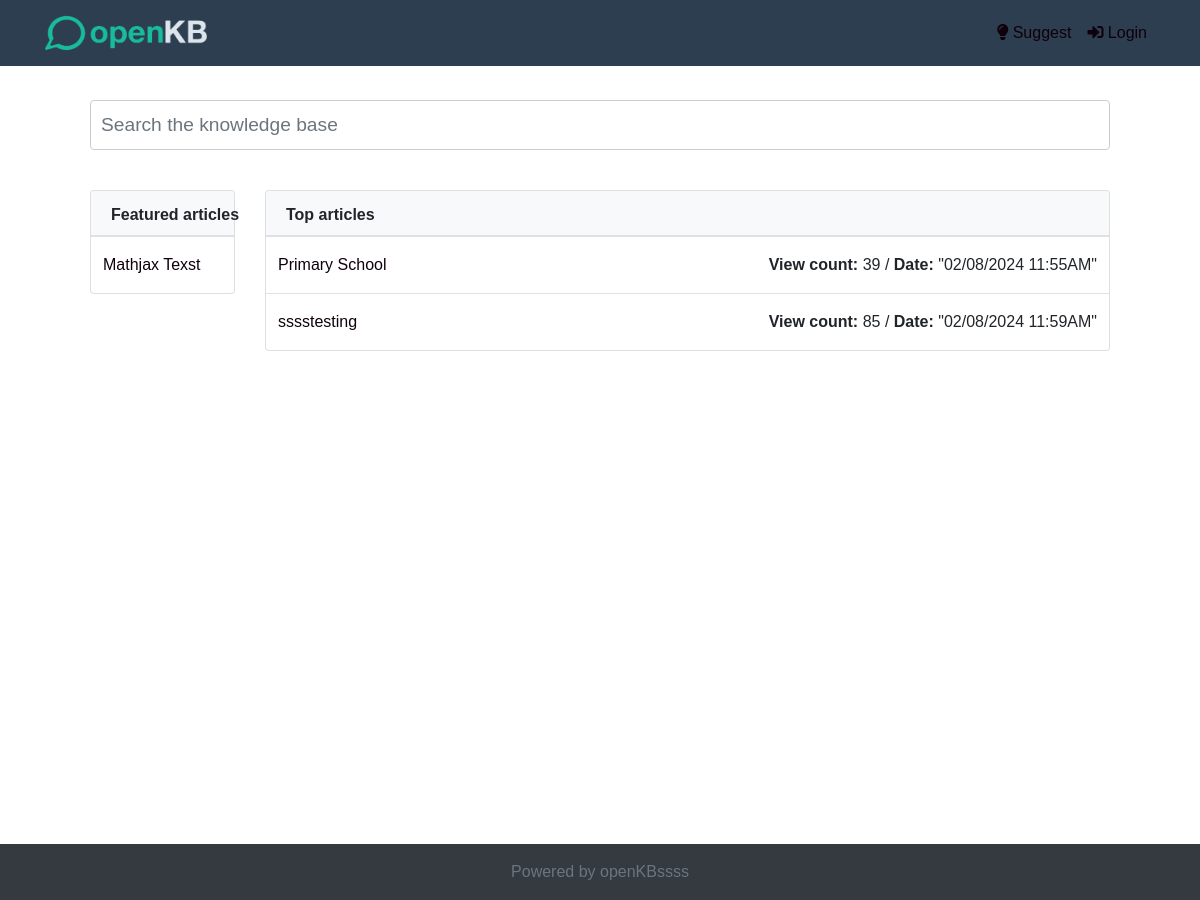
Before: / with the older database file.
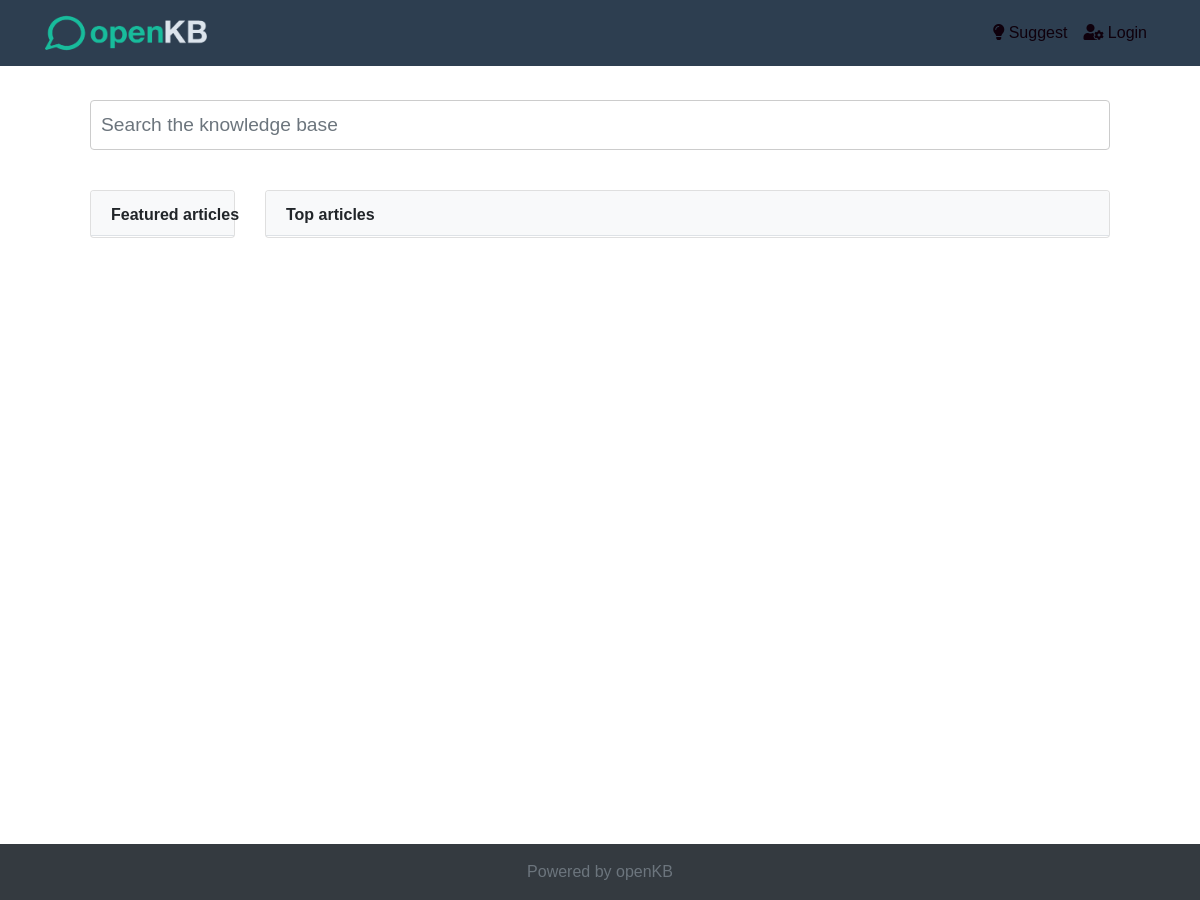
After: the same page with the newer database file.
### kb/models.py (models this page shows, shortened)
class Article(models.Model):
    title = models.CharField(max_length=255)
    content = MDTextField()
    created = models.DateTimeField(auto_now_add=True)
    updated = models.DateTimeField(auto_now=True)
    keywords = models.CharField(max_length=255)
    published = models.BooleanField(default=False)
    view_count = models.PositiveIntegerField(default=0)  # Added field for tracking views
    votes = models.IntegerField(default=0)
    permalink = models.SlugField(max_length=255, default='', null=True)
    seo_title = models.CharField(max_length=255, default='')
    seo_description = models.TextField(default='')
    author = models.ForeignKey('CustomUser', on_delete=models.CASCADE, null=True)
    featured = models.BooleanField(default=False)

class WebsiteSettings(models.Model):
    website_title = models.CharField(max_length=255, blank=True, default='openKB')
    website_description = models.TextField(blank=True, default='openKB is an Open Source Django Markdown based knowledge base/FAQ/Wiki app.')
    show_website_logo = models.BooleanField(default=True)
    website_context_base_url = models.URLField(blank=True, default='http://127.0.0.1:4444/openkb/')
    allow_api_access = models.BooleanField(default=False)
    api_access_token = models.CharField(max_length=255, blank=True)
    password_protect = models.BooleanField(default=False)
    index_article_body = models.BooleanField(default=False)
    select_theme = models.CharField(max_length=255, blank=True)
    select_language = models.CharField(max_length=10, default='en', choices=[('en', 'English')])
    show_logon_link = models.BooleanField(default=True)
    date_format = models.CharField(max_length=50, default='d/m/Y H:iA')
    article_suggestions_allowed = models.BooleanField(default=True)
    google_analytics_code = models.TextField(blank=True)

### kb/views.py (the view)
# urls.py: path("", HomeView.as_view(), name="home"),
class HomeView(View):
    def get(self, request):
        context = {
            "published_articles":Article.objects.filter(published=True)[:DisplaySettings.objects.first().number_of_top_articles],
            "featured_articles": Article.objects.filter(featured=True)[:DisplaySettings.objects.first().featured_article_count],
            'display_settings': DisplaySettings.objects.first(),
            'superuser_exists': CustomUser.objects.filter(is_superuser=True).exists(),
        }
        return render(request, "index.html", context)

### kb/context_processors.py (called while the page is built)
def website_settings(request):
    website_settings = WebsiteSettings.objects.first()
    style_settings = StyleSettings.objects.first()
    return {
        'websettings': website_settings,
        'style_settings': style_settings,
    }

### templates/index.html (shortened to what this page needs)
{% extends 'base.html' %}
{% block content %}
    {% include "nav.html" %}
    <div class="container" style="margin-top: 80px;">
        <div class="row mb-4">
            <div class="col-md-12">
                <div class="input-group mb-3">
                    <input type="text" id="search_articles" class="form-control" placeholder="Search the knowledge base" aria-label="Search the knowledge base" oninput="searchArticles()" aria-describedby="button-search" style="height: 50px; font-size: 1.2em;">
                </div>
            </div>
        </div>
        <div class="row">
            {% if display_settings.show_featured_articles %}
            <div class="col-md-2">
                <div class="card">
                    <div class="card-header bg-light border-bottom pb-2">
                        <p class="mb-0" style="white-space: nowrap;">Featured articles</p>
                    </div>
                    <div class="card-body p-0">
                        <table class="table m-0" id="featured_articles_table">
                            <tbody>
                                {% for article in featured_articles|slice:":display_settings.featured_article_count" %}
                                <tr>
                                    <td class="py-3">
                                        <a href="{% if article.permalink %}{% url 'article_detail' slug=article.permalink %}{% else %}{% url 'article_detail_by_pk' pk=article.id %}{% endif %}">{{ article.title }}</a>
                                    </td>
                                </tr>
                                {% endfor %}
                            </tbody>
                        </table>
                    </div>
                </div>
            </div>
            {% endif %}
            <div class="col-md-10">
                <div class="card">
                    <div class="card-header bg-light border-bottom pb-2">
                        <p class="mb-0">Top articles</p>
                    </div>
                    <div class="card-body p-0">
                        <table class="table m-0" id="top_articles_table">
                            <tbody>
                                {% for article in published_articles|slice:":display_settings.number_of_top_articles" %}
                                <tr class="py-3">
                                    <td class="py-3">
                                        <a href="{% if article.permalink %}{% url 'article_detail' slug=article.permalink %}{% else %}{% url 'article_detail_by_pk' pk=article.id %}{% endif %}">{{ article.title }}</a>
                                    </td>
                                    <td class="text-right py-3">
                                        {% if display_settings.show_view_count %}
                                        <strong>View count:</strong> {{article.view_count}} /
                                        {% endif %}
                                        {% if display_settings.show_published_date %}
                                        <strong>Date:</strong> {{article.created|date:websettings.date_format}}
                                        {% endif %}
                                    </td>
                                </tr>
                                {% endfor %}
                            </tbody>
                        </table>
                    </div>
                </div>
            </div>
        </div>
    </div>
{% endblock content %}
{% block misc %}
    {% include "footer.html" %}
{% endblock misc %}

### templates/footer.html
<footer class="footer mt-auto py-3">
	<div class="container text-center">
		<span class="text-muted">Powered by {{websettings.website_title}}</span>
	</div>
</footer>

Changed rows visible on the page:
removed Article: title "Mathjax Texst"
removed Article: title "Primary School", view_count "39", created "\"02/08/2024 11:55AM\""
removed Article: title "sssstesting", view_count "85", created "\"02/08/2024 11:59AM\""
changed WebsiteSettings: website_title "openKBssss" → "openKB"
